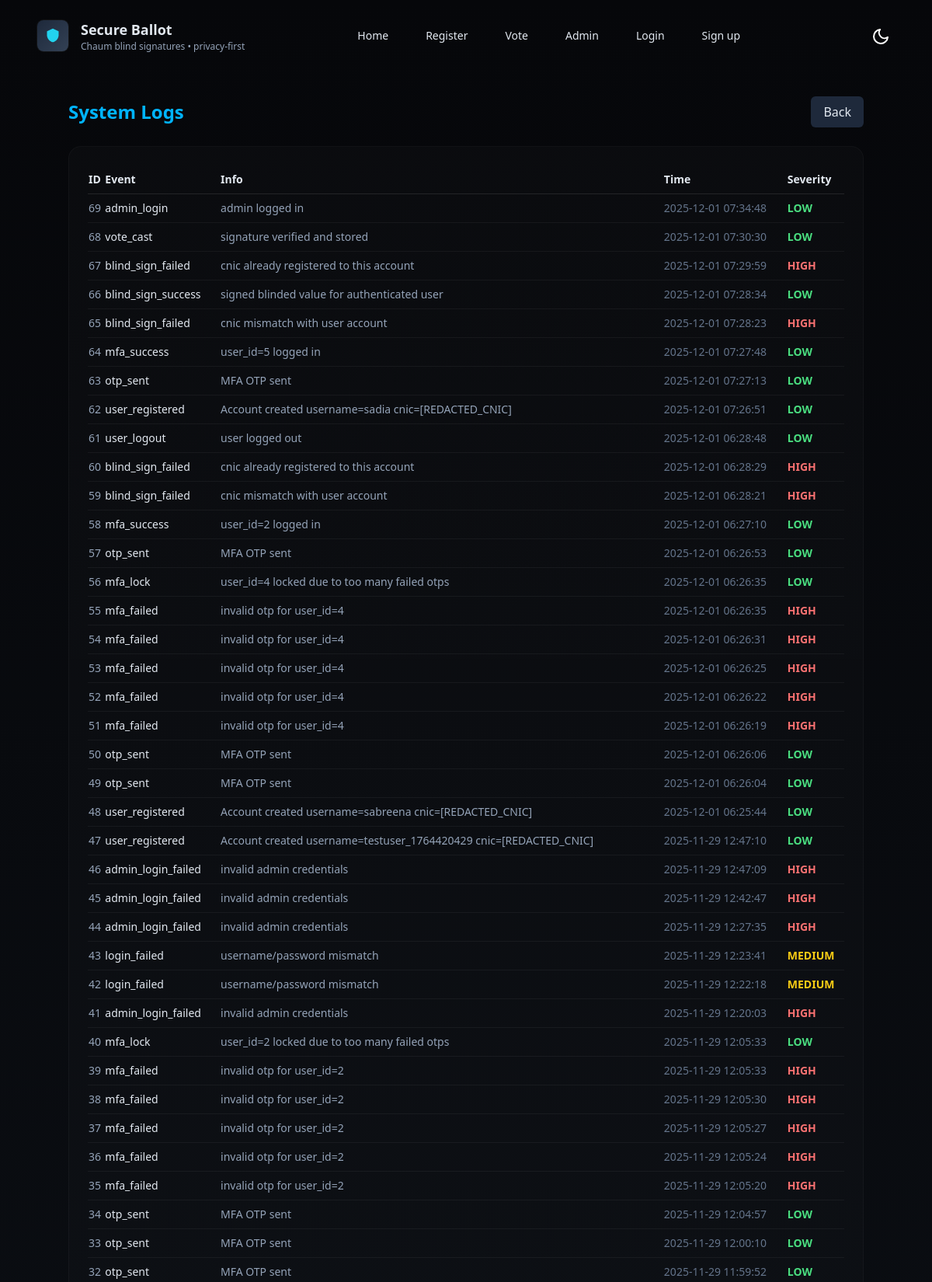
Page /admin/logs (signed in, upper part) on the committed database.
### tables this page shows
CREATE TABLE logs (
    id INTEGER PRIMARY KEY AUTOINCREMENT,
    event_type TEXT NOT NULL,
    info TEXT,
    user_id INTEGER,
    created_at TIMESTAMP DEFAULT CURRENT_TIMESTAMP,
    FOREIGN KEY(user_id) REFERENCES users(id) ON DELETE SET NULL
);

### app.py (the view)
@app.route("/admin/logs")
@admin_required
def admin_logs():
    if not session.get("admin_logged_in"):
        return redirect(url_for("admin_login"))
    db = get_db()
    cur = db.cursor()
    cur.execute("SELECT id, event_type, info, created_at FROM logs ORDER BY id DESC LIMIT 200")
    logs = cur.fetchall()
    severity_map = {
        "admin_login_failed": "high",
        "login_failed":"medium",
        "mfa_failed": "high",
        "vote_failed": "high",
        "blind_sign_failed": "high",
        "otp_sent": "low",
        "user_registered": "low",
        "mfa_success": "low",
        "admin_login": "low",
        "admin_logout": "low",
        "user_login": "low",
        "user_logout": "low",
        "vote_cast": "low",
        "blind_sign_success": "low"
    }
    log_rows = []
    for row in logs:
        sev = severity_map.get(row["event_type"], "low")
        log_rows.append({
            "id": row["id"],
            "event_type": row["event_type"],
            "info": row["info"],
            "created_at": row["created_at"],
            "severity": sev
        })
    return render_template("admin_logs.html", logs=log_rows)

### app.py (called while the page is built)
def get_db():
    db = getattr(g, "_database", None)
    if db is None:
        db = g._database = sqlite3.connect(DATABASE)
        db.row_factory = sqlite3.Row
        db.execute("PRAGMA foreign_keys = ON")  # enforce FKs
    return db

@app.teardown_appcontext
def close_connection(exc):
    db = getattr(g, "_database", None)
    if db is not None:
        db.close()

def generate_csrf_token():
    if "_csrf_token" not in session:
        session["_csrf_token"] = secrets.token_urlsafe(32)
    return session["_csrf_token"]

@app.context_processor
def inject_csrf_token():
    return {"csrf_token": generate_csrf_token()}

def admin_required(f):
    @wraps(f)
    def wrapped(*args, **kwargs):
        if not session.get("admin_logged_in"):
            return redirect(url_for("admin_login"))
        return f(*args, **kwargs)
    return wrapped

### templates/admin_logs.html (shortened to what this page needs)
{% extends "base.html" %}
{% block content %}
<div class="max-w-5xl mx-auto">
  <div class="flex items-center justify-between mb-6">
    <h2 class="text-2xl font-semibold accent">System Logs</h2>
    <a class="px-3 py-2 rounded bg-slate-800" href="{{ url_for('admin_panel') }}">Back</a>
  </div>
  <div class="panel rounded-2xl p-6 overflow-auto">
    <table class="w-full text-left text-sm">
      <thead class="border-b border-white/10">
        <tr>
          <th class="py-2">ID</th>
          <th class="py-2">Event</th>
          <th class="py-2">Info</th>
          <th class="py-2">Time</th>
          <th class="py-2">Severity</th>
        </tr>
      </thead>
      <tbody>
        {% for log in logs %}
        <tr class="border-b border-white/5">
          <td class="py-2 text-slate-400">{{ log.id }}</td>
          <td class="py-2">{{ log.event_type }}</td>
          <td class="py-2 text-slate-400">{{ log.info }}</td>
          <td class="py-2 text-slate-500">{{ log.created_at }}</td>
          {% if log.severity == "high" %}
            <td class="py-2 font-bold text-red-400">HIGH</td>
          {% elif log.severity == "medium" %}
            <td class="py-2 font-bold text-yellow-400">MEDIUM</td>
          {% else %}
            <td class="py-2 font-bold text-green-400">LOW</td>
          {% endif %}
        </tr>
        {% endfor %}
      </tbody>
    </table>
  </div>
</div>
{% endblock %}

### templates/base.html (shortened to what this page needs)
<!doctype html>
<html lang="en">
<head>
  <link href="https://cdn.jsdelivr.net/npm/bootstrap@5.3.0/dist/css/bootstrap.min.css" rel="stylesheet">
  <link rel="stylesheet" href="{{ url_for('static', filename='style.css') }}">
  <script src="https://cdn.tailwindcss.com"></script>
</head>
<body class="min-h-screen antialiased text-slate-200">
  <nav class="max-w-6xl mx-auto px-4 py-4 flex items-center justify-between" >
    <div class="flex items-center gap-3">
      <div class="w-10 h-10 rounded-lg bg-gradient-to-br from-slate-800 to-slate-700 flex items-center justify-center ring-1 ring-white/5">
        <svg width="20" height="20" viewBox="0 0 24 24" class="text-cyan-400"><path fill="currentColor" d="M12 1L3 5v6c0 5 3.9 9.7 9 11 5.1-1.3 9-6 9-11V5l-9-4z"/></svg>
      </div>
      <div>
        <div class="text-lg font-semibold">Secure Ballot</div>
        <div class="text-xs text-slate-400">Chaum blind signatures • privacy-first</div>
      </div>
    </div>
    <div class="flex items-center gap-3 text-sm">
      <a class="px-3 py-2 rounded hover:bg-white/3 transition" href="{{ url_for('index') }}">Home</a>
      <a class="px-3 py-2 rounded hover:bg-white/3 transition" href="{{ url_for('register') }}">Register</a>
      <a class="px-3 py-2 rounded hover:bg-white/3 transition" href="{{ url_for('vote_page') }}">Vote</a>
      <a class="px-3 py-2 rounded hover:bg-white/3 transition" href="{{ url_for('admin_login') }}">Admin</a>
      {% if session.get('user_id') %}
        <a class="px-3 py-2 rounded hover:bg-white/3 transition" href="{{ url_for('user_logout') }}">Logout</a>
      {% else %}
        <a class="px-3 py-2 rounded hover:bg-white/3 transition" href="{{ url_for('user_login') }}">Login</a>
        <a class="px-3 py-2 rounded hover:bg-white/3 transition" href="{{ url_for('user_register') }}">Sign up</a>
      {% endif %}
    </div>
    <button id="themeToggle" class="ml-4 p-2 rounded-lg hover:bg-gray-800 transition">
    <svg id="moonIcon" xmlns="http://www.w3.org/2000/svg" fill="none" stroke="white" class="block">
        <path stroke-linecap="round" stroke-linejoin="round" stroke-width="2"
        d="M21 12.79A9 9 0 1111.21 3 7 7 0 0021 12.79z"/>
    </svg>
</button>
  </nav>
  <main class="max-w-6xl mx-auto px-4 py-8">
    {% block content %}{% endblock %}
  </main>
</body>
</html>

### static/style.css (style rules this page uses)
html { transition: background-color 0.3s ease, color 0.3s ease; }
body { transition: background-color 0.3s ease, color 0.3s ease; }
#themeToggle svg { width: 22px; height: 22px; }

### templates/base.html (style rules this page uses)
:root { --bg: #0d1117; --panel: #0f1720; --muted: #9aa6b2; --cyan: #00b4ff; --glass: rgba(255,255,255,0.03); }
body { background: linear-gradient(180deg, #06070a 0%, var(--bg) 100%); color: #cfd8e3; }
.accent { color: var(--cyan); }
.panel { background: linear-gradient(180deg, rgba(255,255,255,0.02), rgba(255,255,255,0.01)); border: 1px solid rgba(255,255,255,0.03); }

### rows in the picture
logs: id "69", event_type "admin_login", info "admin logged in", created_at "2025-12-01 07:34:48", shows "LOW"
logs: id "68", event_type "vote_cast", info "signature verified and stored", created_at "2025-12-01 07:30:30", shows "LOW"
logs: id "67", event_type "blind_sign_failed", info "cnic already registered to this account", created_at "2025-12-01 07:29:59", shows "HIGH"
logs: id "66", event_type "blind_sign_success", info "signed blinded value for authenticated user", created_at "2025-12-01 07:28:34", shows "LOW"
logs: id "65", event_type "blind_sign_failed", info "cnic mismatch with user account", created_at "2025-12-01 07:28:23", shows "HIGH"
logs: id "64", event_type "mfa_success", info "user_id=5 logged in", created_at "2025-12-01 07:27:48", shows "LOW"
logs: id "63", event_type "otp_sent", info "MFA OTP sent", created_at "2025-12-01 07:27:13", shows "LOW"
logs: id "62", event_type "user_registered", info "Account created username=sadia cnic=[REDACTED_CNIC]", created_at "2025-12-01 07:26:51", shows "LOW"
logs: id "61", event_type "user_logout", info "user logged out", created_at "2025-12-01 06:28:48", shows "LOW"
logs: id "60", event_type "blind_sign_failed", info "cnic already registered to this account", created_at "2025-12-01 06:28:29", shows "HIGH"
logs: id "59", event_type "blind_sign_failed", info "cnic mismatch with user account", created_at "2025-12-01 06:28:21", shows "HIGH"
logs: id "58", event_type "mfa_success", info "user_id=2 logged in", created_at "2025-12-01 06:27:10", shows "LOW"
logs: id "57", event_type "otp_sent", info "MFA OTP sent", created_at "2025-12-01 06:26:53", shows "LOW"
logs: id "56", event_type "mfa_lock", info "user_id=4 locked due to too many failed otps", created_at "2025-12-01 06:26:35", shows "LOW"
logs: id "55", event_type "mfa_failed", info "invalid otp for user_id=4", created_at "2025-12-01 06:26:35", shows "HIGH"
logs: id "54", event_type "mfa_failed", info "invalid otp for user_id=4", created_at "2025-12-01 06:26:31", shows "HIGH"
logs: id "53", event_type "mfa_failed", info "invalid otp for user_id=4", created_at "2025-12-01 06:26:25", shows "HIGH"
logs: id "52", event_type "mfa_failed", info "invalid otp for user_id=4", created_at "2025-12-01 06:26:22", shows "HIGH"
logs: id "51", event_type "mfa_failed", info "invalid otp for user_id=4", created_at "2025-12-01 06:26:19", shows "HIGH"
logs: id "50", event_type "otp_sent", info "MFA OTP sent", created_at "2025-12-01 06:26:06", shows "LOW"
logs: id "49", event_type "otp_sent", info "MFA OTP sent", created_at "2025-12-01 06:26:04", shows "LOW"
logs: id "48", event_type "user_registered", info "Account created username=sabreena cnic=[REDACTED_CNIC]", created_at "2025-12-01 06:25:44", shows "LOW"
logs: id "47", event_type "user_registered", info "Account created username=testuser_1764420429 cnic=[REDACTED_CNIC]", created_at "2025-11-29 12:47:10", shows "LOW"
logs: id "46", event_type "admin_login_failed", info "invalid admin credentials", created_at "2025-11-29 12:47:09", shows "HIGH"
logs: id "45", event_type "admin_login_failed", info "invalid admin credentials", created_at "2025-11-29 12:42:47", shows "HIGH"
logs: id "44", event_type "admin_login_failed", info "invalid admin credentials", created_at "2025-11-29 12:27:35", shows "HIGH"
logs: id "43", event_type "login_failed", info "username/password mismatch", created_at "2025-11-29 12:23:41", shows "MEDIUM"
logs: id "42", event_type "login_failed", info "username/password mismatch", created_at "2025-11-29 12:22:18", shows "MEDIUM"
logs: id "41", event_type "admin_login_failed", info "invalid admin credentials", created_at "2025-11-29 12:20:03", shows "HIGH"
logs: id "40", event_type "mfa_lock", info "user_id=2 locked due to too many failed otps", created_at "2025-11-29 12:05:33", shows "LOW"
logs: id "39", event_type "mfa_failed", info "invalid otp for user_id=2", created_at "2025-11-29 12:05:33", shows "HIGH"
logs: id "38", event_type "mfa_failed", info "invalid otp for user_id=2", created_at "2025-11-29 12:05:30", shows "HIGH"
logs: id "37", event_type "mfa_failed", info "invalid otp for user_id=2", created_at "2025-11-29 12:05:27", shows "HIGH"
logs: id "36", event_type "mfa_failed", info "invalid otp for user_id=2", created_at "2025-11-29 12:05:24", shows "HIGH"
logs: id "35", event_type "mfa_failed", info "invalid otp for user_id=2", created_at "2025-11-29 12:05:20", shows "HIGH"
logs: id "34", event_type "otp_sent", info "MFA OTP sent", created_at "2025-11-29 12:04:57", shows "LOW"
logs: id "33", event_type "otp_sent", info "MFA OTP sent", created_at "2025-11-29 12:00:10", shows "LOW"
logs: id "32", event_type "otp_sent", info "MFA OTP sent", created_at "2025-11-29 11:59:52", shows "LOW"
